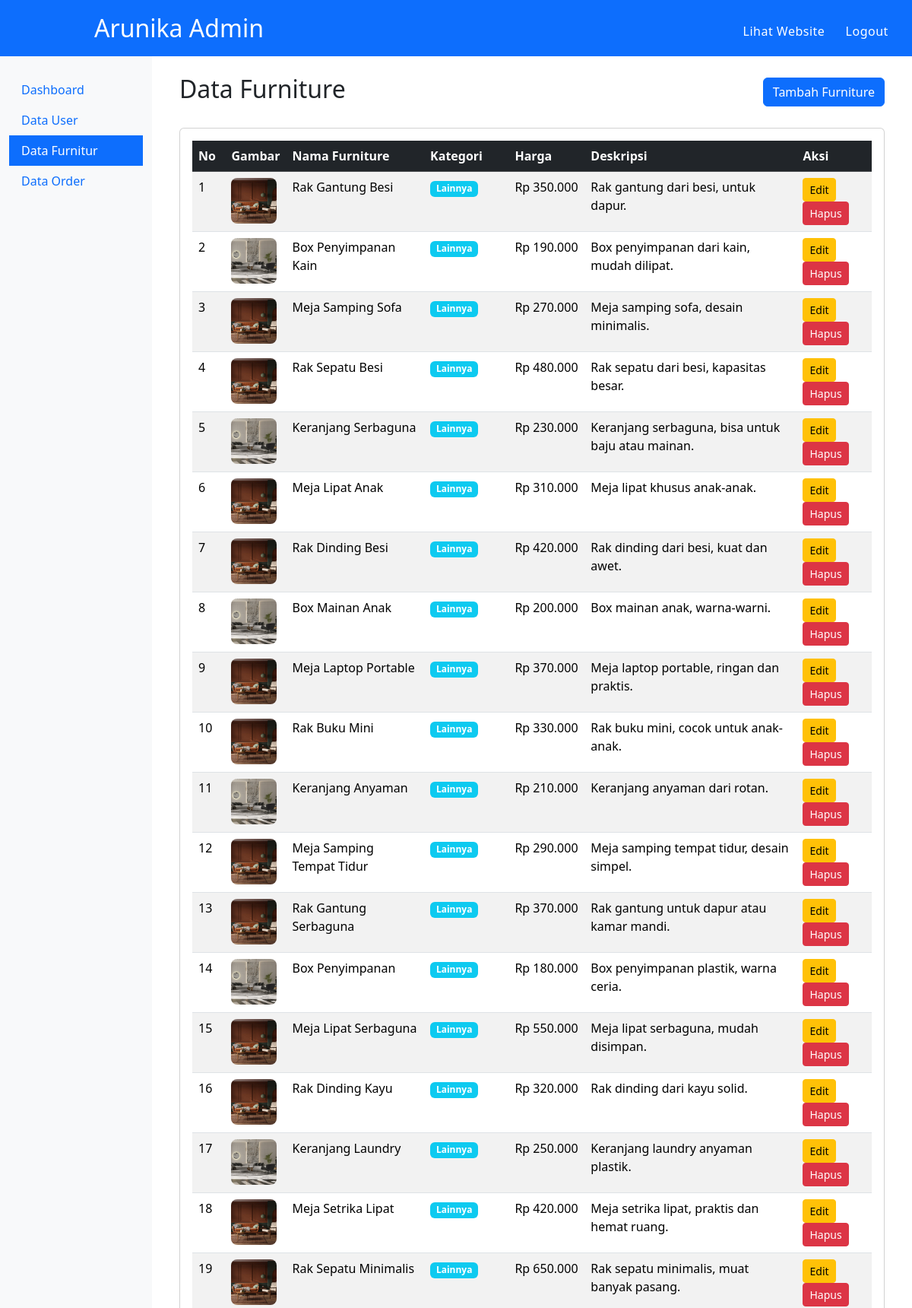
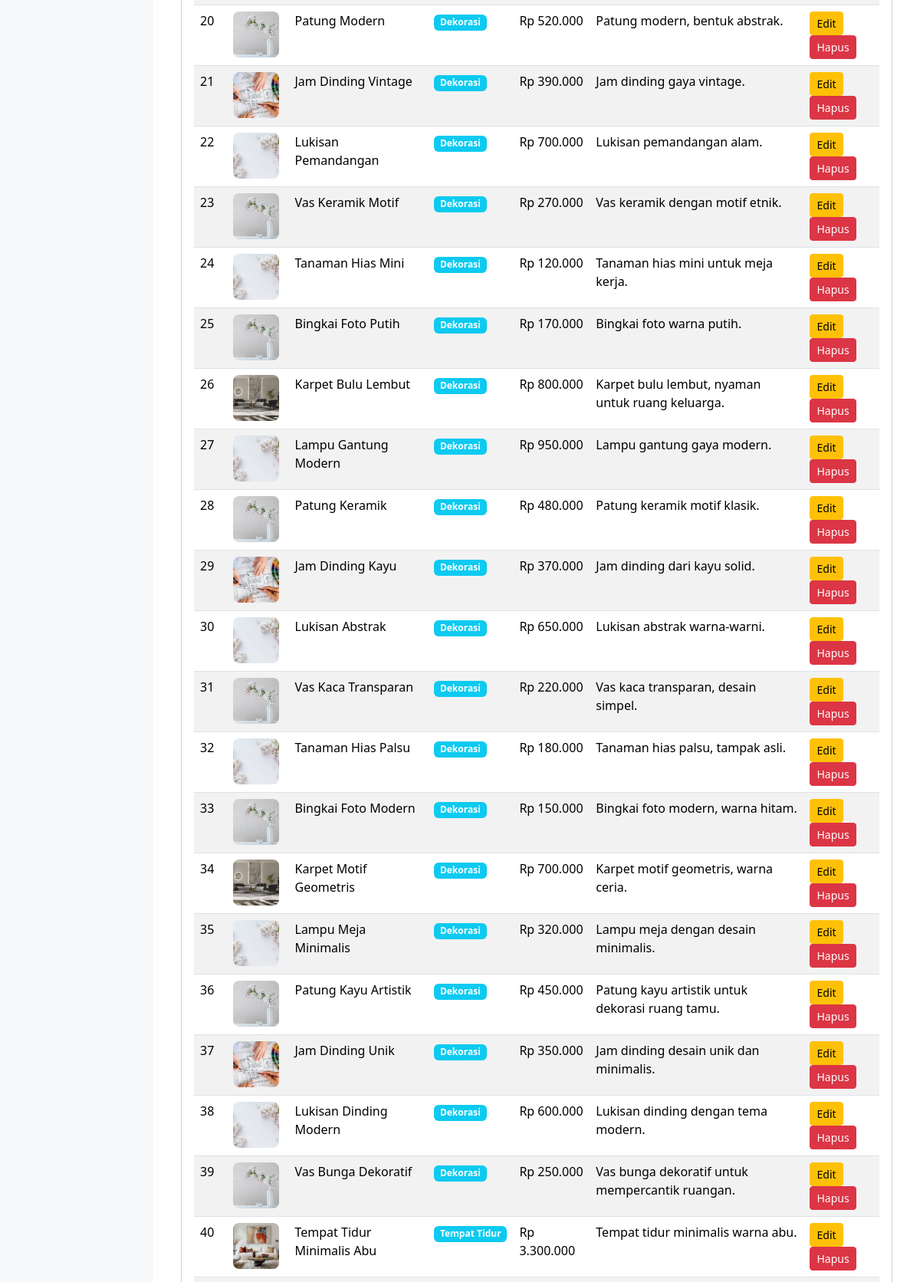
The app's page /view/admin/data_furniture/index.php (signed in, upper part) with its own data (2 pictures, top to bottom).
### tables this page shows
CREATE TABLE furniture (
    furniture_id INT AUTO_INCREMENT PRIMARY KEY,
    kategori_id INT NOT NULL,
    nama_furniture VARCHAR(255) NOT NULL,
    harga DECIMAL(10,2) NOT NULL,
    stok INT DEFAULT 0,
    gambar_furniture VARCHAR(255),
    deskripsi TEXT,
    berat DECIMAL(5,2),
    dimensi VARCHAR(100),
    material VARCHAR(100),
    is_active BOOLEAN DEFAULT TRUE,
    created_at TIMESTAMP DEFAULT CURRENT_TIMESTAMP,
    updated_at TIMESTAMP DEFAULT CURRENT_TIMESTAMP ON UPDATE CURRENT_TIMESTAMP,
    FOREIGN KEY (kategori_id) REFERENCES kategori(kategori_id) ON DELETE RESTRICT
);

CREATE TABLE kategori (
    kategori_id INT AUTO_INCREMENT PRIMARY KEY,
    nama_kategori VARCHAR(100) NOT NULL,
    deskripsi TEXT,
    icon VARCHAR(50),
    is_active BOOLEAN DEFAULT TRUE,
    created_at TIMESTAMP DEFAULT CURRENT_TIMESTAMP
);

### view/admin/data_furniture/index.php (the view, shortened to what this page needs)
<?php
include $_SERVER['DOCUMENT_ROOT'] . '/Arunika/config/connect.php';
$result = $conn->query("SELECT f.*, k.nama_kategori FROM furniture f LEFT JOIN kategori k ON f.kategori_id = k.kategori_id ORDER BY f.furniture_id DESC");
?>
<div class="container-fluid">
    <div class="d-flex justify-content-between align-items-center mb-4">
        <h2>Data Furniture</h2>
        <a href="add_furniture.php" class="btn btn-primary">
            <i class="fas fa-plus"></i> Tambah Furniture
        </a>
    </div>
    <div class="card">
        <div class="card-body">
            <div class="table-responsive">
                <table class="table table-striped table-hover">
                    <thead class="table-dark">
                        <tr>
                            <th>No</th>
                            <th>Gambar</th>
                            <th>Nama Furniture</th>
                            <th>Kategori</th>
                            <th>Harga</th>
                            <th>Deskripsi</th>
                            <th>Aksi</th>
                        </tr>
                    </thead>
                    <tbody>
                        <?php
                        $no = 1;
                        while($row = $result->fetch_assoc()):
                        ?>
                        <tr>
                            <td><?= $no++ ?></td>
                            <td>
                                <?php if ($row['gambar_furniture']): ?>
                                    <img src="/Arunika/assets/img/<?= htmlspecialchars($row['gambar_furniture']) ?>"
                                         alt="<?= htmlspecialchars($row['nama_furniture']) ?>"
                                         style="width: 60px; height: 60px; object-fit: cover; border-radius: 8px;">
                                <?php else: ?>
                                    <div style="width: 60px; height: 60px; background: #f8f9fa; border-radius: 8px; display: flex; align-items: center; justify-content: center;">
                                        <i class="fas fa-image text-muted"></i>
                                    </div>
                                <?php endif; ?>
                            </td>
                            <td><?= htmlspecialchars($row['nama_furniture']) ?></td>
                            <td>
                                <span class="badge bg-info"><?= htmlspecialchars($row['nama_kategori']) ?></span>
                            </td>
                            <td>Rp <?= number_format($row['harga'], 0, ',', '.') ?></td>
                            <td>
                                <?= strlen($row['deskripsi']) > 50 ? substr(htmlspecialchars($row['deskripsi']), 0, 50) . '...' : htmlspecialchars($row['deskripsi']) ?>
                            </td>
                            <td>
                                <a href="edit_furniture.php?id=<?= $row['furniture_id'] ?>" class="btn btn-sm btn-warning">
                                    <i class="fas fa-edit"></i> Edit
                                </a>
                                <a href="delete_furniture.php?id=<?= $row['furniture_id'] ?>"
                                   class="btn btn-sm btn-danger"
                                   onclick="return confirm('Apakah Anda yakin ingin menghapus furniture ini?')">
                                    <i class="fas fa-trash"></i> Hapus
                                </a>
                            </td>
                        </tr>
                        <?php endwhile; ?>
                    </tbody>
                </table>
            </div>
        </div>
    </div>
</div>
<?php
include $_SERVER['DOCUMENT_ROOT'] . '/Arunika/view/admin/master.php';
?>

### assets/css/style.css (style rules this page uses)
body { margin: 0; padding: 0; }

### records on screen
furniture: gambar_furniture (picture), nama_furniture "Rak Gantung Besi", kategori.nama_kategori "Lainnya", harga "350.000", deskripsi "Rak gantung dari besi, untuk dapur."
furniture: gambar_furniture (picture), nama_furniture "Box Penyimpanan Kain", kategori.nama_kategori "Lainnya", harga "190.000", deskripsi "Box penyimpanan dari kain, mudah dilipat."
furniture: gambar_furniture (picture), nama_furniture "Meja Samping Sofa", kategori.nama_kategori "Lainnya", harga "270.000", deskripsi "Meja samping sofa, desain minimalis."
furniture: gambar_furniture (picture), nama_furniture "Rak Sepatu Besi", kategori.nama_kategori "Lainnya", harga "480.000", deskripsi "Rak sepatu dari besi, kapasitas besar."
furniture: gambar_furniture (picture), nama_furniture "Keranjang Serbaguna", kategori.nama_kategori "Lainnya", harga "230.000", deskripsi "Keranjang serbaguna, bisa untuk baju atau mainan."
furniture: gambar_furniture (picture), nama_furniture "Meja Lipat Anak", kategori.nama_kategori "Lainnya", harga "310.000", deskripsi "Meja lipat khusus anak-anak."
furniture: gambar_furniture (picture), nama_furniture "Rak Dinding Besi", kategori.nama_kategori "Lainnya", harga "420.000", deskripsi "Rak dinding dari besi, kuat dan awet."
furniture: gambar_furniture (picture), nama_furniture "Box Mainan Anak", kategori.nama_kategori "Lainnya", harga "200.000", deskripsi "Box mainan anak, warna-warni."
furniture: gambar_furniture (picture), nama_furniture "Meja Laptop Portable", kategori.nama_kategori "Lainnya", harga "370.000", deskripsi "Meja laptop portable, ringan dan praktis."
furniture: gambar_furniture (picture), nama_furniture "Rak Buku Mini", kategori.nama_kategori "Lainnya", harga "330.000", deskripsi "Rak buku mini, cocok untuk anak-anak."
furniture: gambar_furniture (picture), nama_furniture "Keranjang Anyaman", kategori.nama_kategori "Lainnya", harga "210.000", deskripsi "Keranjang anyaman dari rotan."
furniture: gambar_furniture (picture), nama_furniture "Meja Samping Tempat Tidur", kategori.nama_kategori "Lainnya", harga "290.000", deskripsi "Meja samping tempat tidur, desain simpel."
furniture: gambar_furniture (picture), nama_furniture "Rak Gantung Serbaguna", kategori.nama_kategori "Lainnya", harga "370.000", deskripsi "Rak gantung untuk dapur atau kamar mandi."
furniture: gambar_furniture (picture), nama_furniture "Box Penyimpanan", kategori.nama_kategori "Lainnya", harga "180.000", deskripsi "Box penyimpanan plastik, warna ceria."
furniture: gambar_furniture (picture), nama_furniture "Meja Lipat Serbaguna", kategori.nama_kategori "Lainnya", harga "550.000", deskripsi "Meja lipat serbaguna, mudah disimpan."
furniture: gambar_furniture (picture), nama_furniture "Rak Dinding Kayu", kategori.nama_kategori "Lainnya", harga "320.000", deskripsi "Rak dinding dari kayu solid."
furniture: gambar_furniture (picture), nama_furniture "Keranjang Laundry", kategori.nama_kategori "Lainnya", harga "250.000", deskripsi "Keranjang laundry anyaman plastik."
furniture: gambar_furniture (picture), nama_furniture "Meja Setrika Lipat", kategori.nama_kategori "Lainnya", harga "420.000", deskripsi "Meja setrika lipat, praktis dan hemat ruang."
furniture: gambar_furniture (picture), nama_furniture "Rak Sepatu Minimalis", kategori.nama_kategori "Lainnya", harga "650.000", deskripsi "Rak sepatu minimalis, muat banyak pasang."
furniture: gambar_furniture (picture), nama_furniture "Patung Modern", kategori.nama_kategori "Dekorasi", harga "520.000", deskripsi "Patung modern, bentuk abstrak."
furniture: gambar_furniture (picture), nama_furniture "Jam Dinding Vintage", kategori.nama_kategori "Dekorasi", harga "390.000", deskripsi "Jam dinding gaya vintage."
furniture: gambar_furniture (picture), nama_furniture "Lukisan Pemandangan", kategori.nama_kategori "Dekorasi", harga "700.000", deskripsi "Lukisan pemandangan alam."
furniture: gambar_furniture (picture), nama_furniture "Vas Keramik Motif", kategori.nama_kategori "Dekorasi", harga "270.000", deskripsi "Vas keramik dengan motif etnik."
furniture: gambar_furniture (picture), nama_furniture "Tanaman Hias Mini", kategori.nama_kategori "Dekorasi", harga "120.000", deskripsi "Tanaman hias mini untuk meja kerja."
furniture: gambar_furniture (picture), nama_furniture "Bingkai Foto Putih", kategori.nama_kategori "Dekorasi", harga "170.000", deskripsi "Bingkai foto warna putih."
furniture: gambar_furniture (picture), nama_furniture "Karpet Bulu Lembut", kategori.nama_kategori "Dekorasi", harga "800.000", deskripsi "Karpet bulu lembut, nyaman untuk ruang keluarga."
furniture: gambar_furniture (picture), nama_furniture "Lampu Gantung Modern", kategori.nama_kategori "Dekorasi", harga "950.000", deskripsi "Lampu gantung gaya modern."
furniture: gambar_furniture (picture), nama_furniture "Patung Keramik", kategori.nama_kategori "Dekorasi", harga "480.000", deskripsi "Patung keramik motif klasik."
furniture: gambar_furniture (picture), nama_furniture "Jam Dinding Kayu", kategori.nama_kategori "Dekorasi", harga "370.000", deskripsi "Jam dinding dari kayu solid."
furniture: gambar_furniture (picture), nama_furniture "Lukisan Abstrak", kategori.nama_kategori "Dekorasi", harga "650.000", deskripsi "Lukisan abstrak warna-warni."
furniture: gambar_furniture (picture), nama_furniture "Vas Kaca Transparan", kategori.nama_kategori "Dekorasi", harga "220.000", deskripsi "Vas kaca transparan, desain simpel."
furniture: gambar_furniture (picture), nama_furniture "Tanaman Hias Palsu", kategori.nama_kategori "Dekorasi", harga "180.000", deskripsi "Tanaman hias palsu, tampak asli."
furniture: gambar_furniture (picture), nama_furniture "Bingkai Foto Modern", kategori.nama_kategori "Dekorasi", harga "150.000", deskripsi "Bingkai foto modern, warna hitam."
furniture: gambar_furniture (picture), nama_furniture "Karpet Motif Geometris", kategori.nama_kategori "Dekorasi", harga "700.000", deskripsi "Karpet motif geometris, warna ceria."
furniture: gambar_furniture (picture), nama_furniture "Lampu Meja Minimalis", kategori.nama_kategori "Dekorasi", harga "320.000", deskripsi "Lampu meja dengan desain minimalis."
furniture: gambar_furniture (picture), nama_furniture "Patung Kayu Artistik", kategori.nama_kategori "Dekorasi", harga "450.000", deskripsi "Patung kayu artistik untuk dekorasi ruang tamu."
furniture: gambar_furniture (picture), nama_furniture "Jam Dinding Unik", kategori.nama_kategori "Dekorasi", harga "350.000", deskripsi "Jam dinding desain unik dan minimalis."
furniture: gambar_furniture (picture), nama_furniture "Lukisan Dinding Modern", kategori.nama_kategori "Dekorasi", harga "600.000", deskripsi "Lukisan dinding dengan tema modern."
furniture: gambar_furniture (picture), nama_furniture "Vas Bunga Dekoratif", kategori.nama_kategori "Dekorasi", harga "250.000", deskripsi "Vas bunga dekoratif untuk mempercantik ruangan."
furniture: gambar_furniture (picture), nama_furniture "Tempat Tidur Minimalis Abu", kategori.nama_kategori "Tempat Tidur", harga "3.300.000", deskripsi "Tempat tidur minimalis warna abu."
